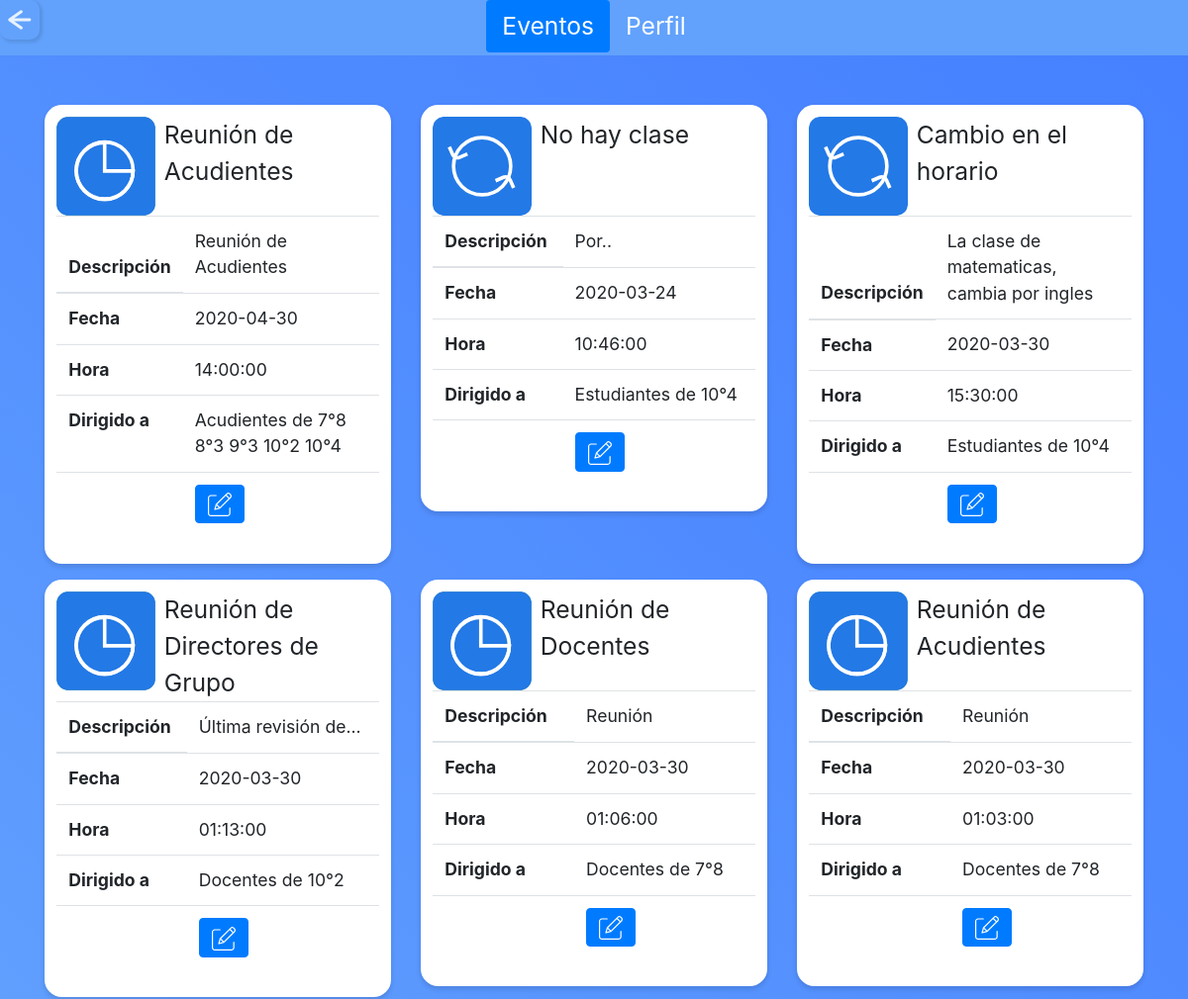
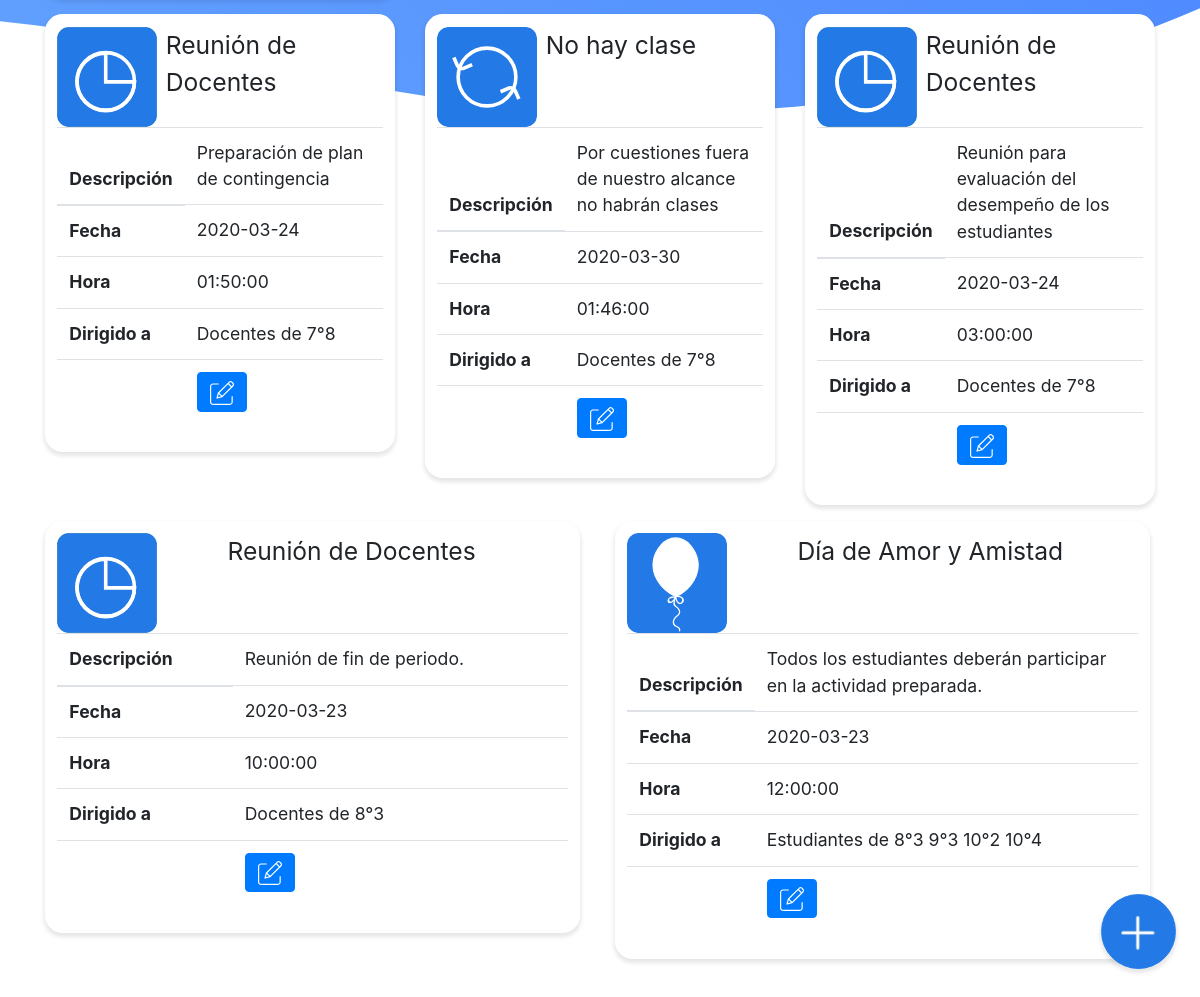
Before: /moderador/eventos_mod.php (signed in) with the older database file (2 pictures, top to bottom).
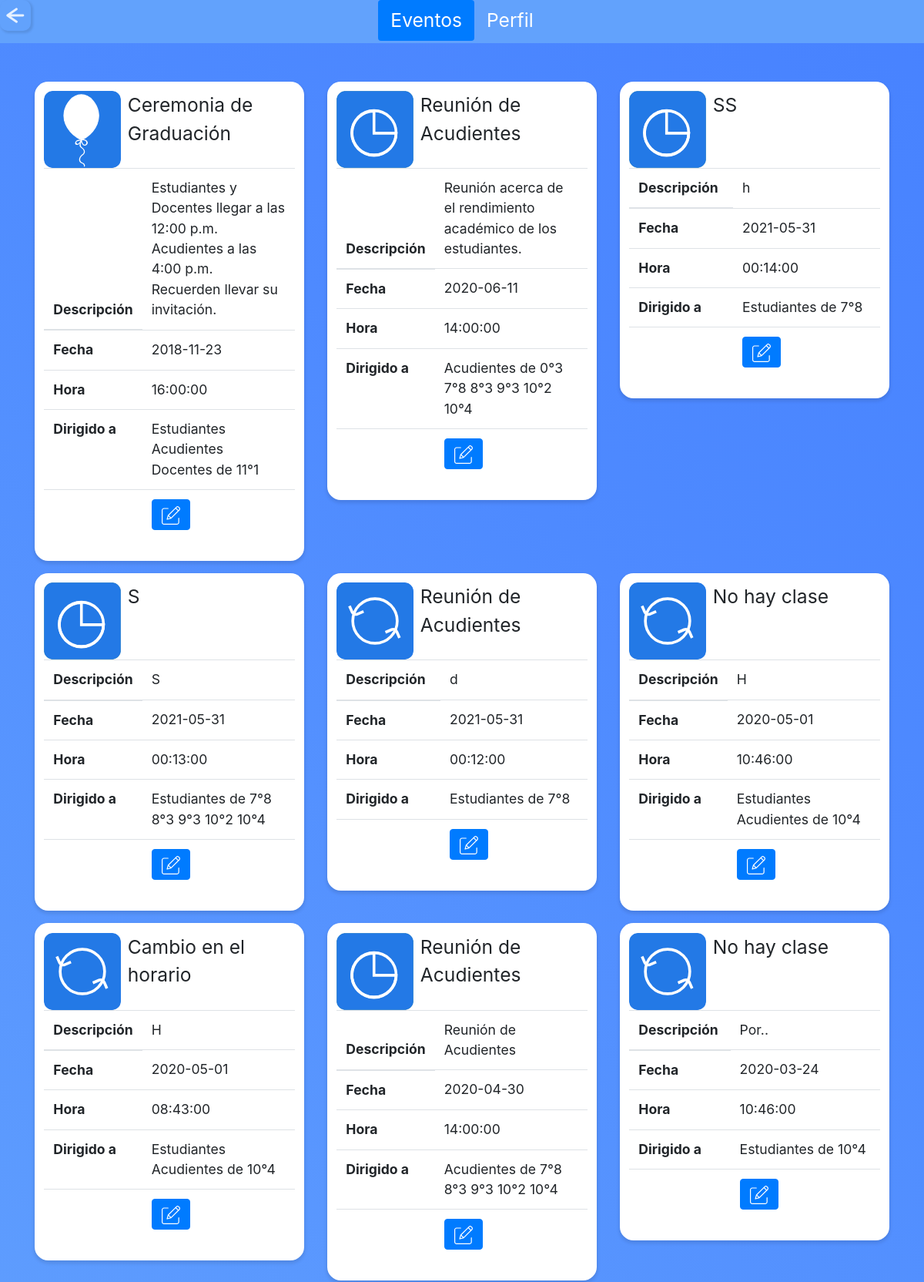
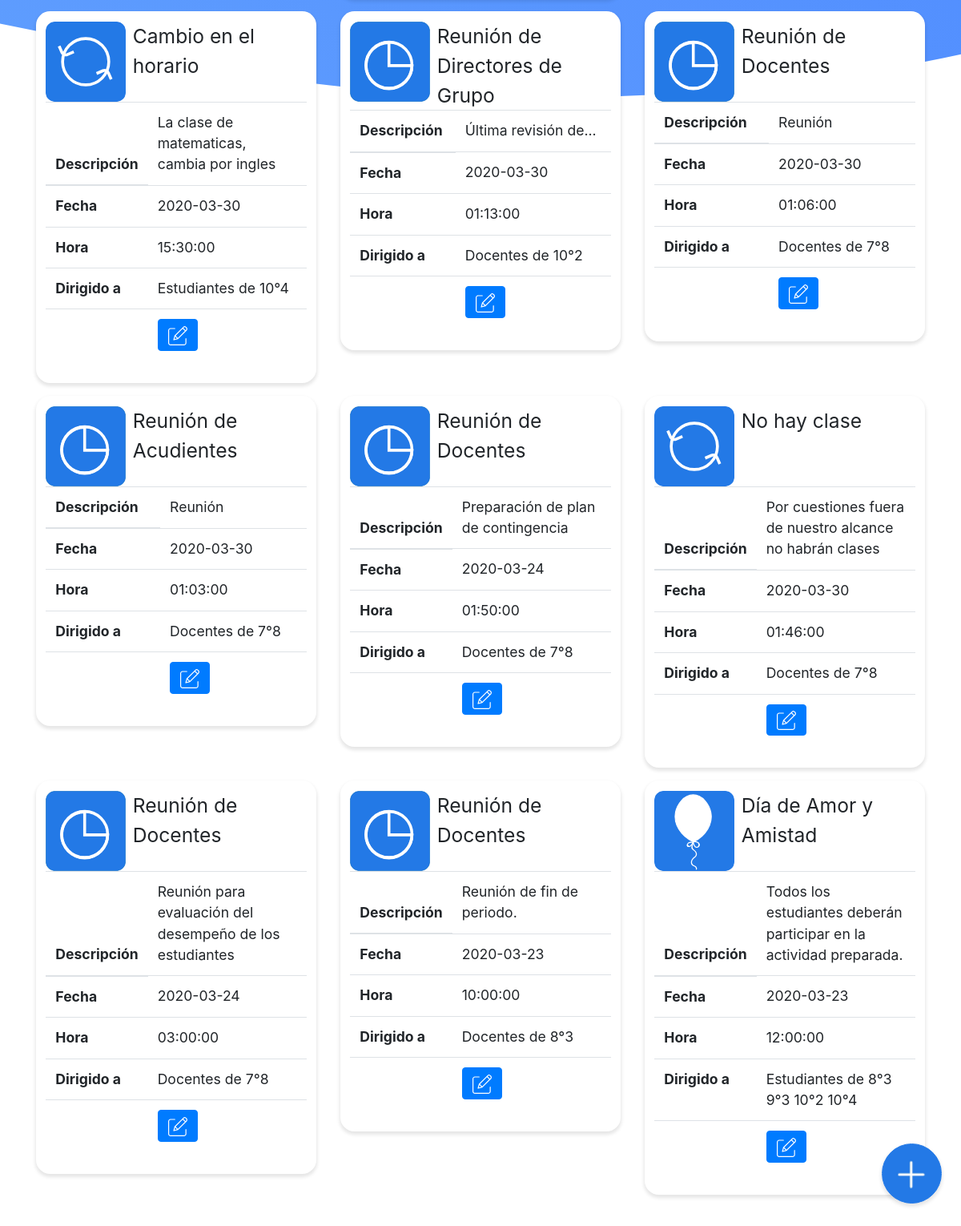
After: the same page with the newer database file (2 pictures, top to bottom).
### tables this page shows
CREATE TABLE `tbl_evento` (
  `id_evento` int(11) NOT NULL,
  `titulo_e` varchar(30) NOT NULL,
  `descripcion_e` text NOT NULL,
  `estado_e` varchar(10) NOT NULL,
  `id_tipo` varchar(40) NOT NULL,
  `id_fecha` varchar(40) NOT NULL,
  `id_horas` varchar(40) NOT NULL,
  `id_administrador` varchar(10) NOT NULL,
  `id_moderador` varchar(10) NOT NULL,
  `fecha_creacion_evento` datetime NOT NULL
);

CREATE TABLE `tbl_fecha_evento` (
  `id_fecha` varchar(40) NOT NULL,
  `fecha_publicacion` date NOT NULL,
  `fecha_evento` date NOT NULL,
  `fecha_eliminacion` date NOT NULL,
  `fecha_creacion` datetime NOT NULL
);

CREATE TABLE `tbl_hora_evento` (
  `id_horas` varchar(40) NOT NULL,
  `hora_publicacion` time NOT NULL,
  `hora_evento` time NOT NULL,
  `hora_eliminacion` time NOT NULL,
  `fecha_creacion_hora` datetime NOT NULL
);

CREATE TABLE `tbl_eventoxgrupo` (
  `id_evento` int(11) NOT NULL,
  `codigo_g` varchar(10) NOT NULL,
  `estudiante` int(11) NOT NULL,
  `acudiente` int(11) NOT NULL,
  `docente` int(11) NOT NULL
);

CREATE TABLE `tbl_grupo` (
  `codigo_g` varchar(10) NOT NULL,
  `grado_g` int(11) NOT NULL,
  `grupo_g` varchar(3) NOT NULL,
  `id_jornada` varchar(3) NOT NULL
);

### moderador/eventos_mod.php (the view, shortened to what this page needs)
<?php
  include "../php/conexion.php";
  include "../php/variables.php";
?>
<!doctype html>
<html>
  <head>
  <?php
    $title="Moderador | SchoolTime";
    echo Links($title);
    ?>
  </head>
  <body >
<?php
    $titulo="eventos";
    echo EventosModerador($titulo);
    ?>
    <br>
    <br>
    <br>
    <br>
    <div class="container">
      <div class="row">
  <?php
	$query="SELECT * FROM tbl_evento order by id_evento desc";
	$resultado=$conexion->query($query);
	while ($row=$resultado->fetch_assoc()){
    $id_evento_actual = $row['id_evento'];
  ?>
  <div class="col-sm">
            <div class="card evento" onclick="lig(4)">
    <div class="row no-gutters">
      <div class="col-md-4">
        <?php if($row['id_tipo']=="00B"){
          ?>
          <img class="tipo-evento" src="../svg/cambio.svg">
          <?php
        }elseif($row['id_tipo']=="00C"){
          ?>
          <img class="tipo-evento" src="../svg/reunion.svg">
          <?php
        }else{
          ?>
          <img class="tipo-evento" src="../svg/fiesta.svg">
<?php
        }?>
      </div>
      <div class="col-md-8">
          <div class=" titulo_perfil large"><?php echo $row['titulo_e']?></div>
    </div>
  </div>
  <table class="table">
  <thead>
    <tr>
      <th  scope="col">Descripción</th>
      <td class="st_ryde"><?php echo $row['descripcion_e']?></td>
    </tr>
  </thead>
  <tbody>
    <tr>
    <th scope="col">Fecha</th>
    <?php
    $consultaFecha="SELECT * FROM tbl_evento as evento INNER JOIN tbl_fecha_evento as fecha ON evento.id_fecha=fecha.id_fecha where evento.id_evento='$id_evento_actual'";
	$result=$conexion->query($consultaFecha);
	while ($rowF=$result->fetch_assoc()){
  ?>
     <td class="st_ryde"><?php echo $rowF['fecha_evento']?></td>
     <?php
     }
     ?>
    </tr>
    <tr>
    <th scope="col">Hora</th>
    <?php
    $consultaFecha="SELECT * FROM tbl_evento as evento INNER JOIN tbl_hora_evento as hora ON evento.id_horas=hora.id_horas  where evento.id_evento='$id_evento_actual'";
	$result=$conexion->query($consultaFecha);
	while ($rowH=$result->fetch_assoc()){
  ?>
    <td class="st_ryde"><?php echo $rowH['hora_evento']?></td>
    <?php
  }
    ?>
</tr>
<tr>
    <th scope="col">Dirigido a</th>
    <td class="st_ryde">
    <?php
    $consultaDirigido="SELECT * FROM tbl_eventoxgrupo as exg INNER JOIN tbl_evento as evento ON exg.id_evento=evento.id_evento INNER JOIN tbl_grupo as grupo ON exg.codigo_g=grupo.codigo_g WHERE exg.id_evento='$id_evento_actual' ORDER BY grupo.grado_g";
  $resulta=$conexion->query($consultaDirigido);
  $count=1;
	while ($rowD=$resulta->fetch_assoc()){
    ?>
    <?php
    if($rowD['grado_g']!=null){
      if($count==1){
        if($rowD['estudiante'] == "1"){
          echo " Estudiantes ";
        }
        if($rowD['acudiente'] == "1"){
          echo " Acudientes ";
        }
        if($rowD['docente'] == "1"){
          echo " Docentes ";
        }
        echo " de ";
      }
      $count++;
      echo $rowD['grado_g']."°".$rowD['grupo_g'];
    }elseif($rowD['codigo_g']=="DOCENTES"){
      echo "Docentes sin dirección.";
    }
    ?>
     <?php
     }
     ?>
  </td>
</tr>
<tr>
<td >
</td>
<td >
<button type="button" class="btn btn-primary btn_icon edit2 ">
  <a href="actualizar_evento_mod.php?id=<?php echo $row['id_evento']?>" style="color: white; text-decoration: none;">
  <img class="icon" src="../svg/edit.svg"></a></button>
  </td >
</tr>
  </tbody>
</table>
</div>
</div>
<?php
  }
?>
</div>
</div>
 <center>
  <div class="form-check form-check-inline">
  <input class="btn_ok large" type="button" onclick="window.location.href = 'nuevo_evento_mod.php';" value="Nuevo Evento">
  </div>
  </center>
  </body>
</html>

### php/variables.php (shortened to what this page needs)
<?php
    $eventos_mod="eventos_mod.php";
    $perfil_mod="perfil_mod.php";
    function EventosModerador($titulo){
        Global $eventos_mod;
        Global $perfil_mod;
        echo "<div class='blue'>";
        echo "<ul class='nav nav-pills mb-3 justify-content-center'>";
        echo "<li class='nav-item'>";
        echo "<input class='atras' type='button' onclick='history.back()' name='volver atrás' value='volver atrás'>";
        echo "</li>";
        echo "<li class='nav-item'>";
        if($titulo=="eventos"){
            echo "<a class='nav-link active large st_ryde' href='".$eventos_mod."'>Eventos</a>";
        }else{
            echo "<a class='nav-link large white st_ryde' href='".$eventos_mod."'>Eventos</a>";
        }
        echo "</li>";
        echo "<li class='nav-item'>";
        if($titulo=="perfil"){
            echo "<a class='nav-link active large white st_ryde' href='".$perfil_mod."'>Perfil</a>";
        }else{
            echo "<a class='nav-link large white st_ryde' href='".$perfil_mod."'>Perfil</a>";
        }
        echo "</li>";
        echo "</ul>";
        echo "</div>";
    };
    function Links($title){
        echo "<link rel='stylesheet' href='../css/bootstrap.min.css'>";
        echo "<link rel='stylesheet' type='text/css' href='../css/style.css'>";
        echo "<link rel='stylesheet' href='../sweetalert/docs/assets/css/app.css'>";
    }
?>

### css/style.css (style rules this page uses)
* { padding: 0; margin: 0; }
body { background: url(../svg/back_one.svg) no-repeat center center fixed; background-size: cover; font-size: 110%; }
.icon { width:100%; }
.btn_icon { max-width:50px; right: 20px; }
.btn_ok { position: fixed; bottom: 0; right: 1.5rem; display: inline-block; font-weight: 400; color: transparent; -webkit-user-select: none; -moz-user-select: none; -ms-user-select: none; user-select: none; width: 75px; height: 75px; box-shadow: 0px 3px 4px 1px rgba(0, 0, 0, 0.1); background-color: c; background: url(../iconos/nuevo_env.png) no-repeat center center; background-size: 100%; border: 1px solid #2379E6; padding: 0.375rem 0.75rem; margin-bottom: 2rem; line-height: 1.5; border-radius: 3rem; margin-left: -1.5rem; transition: width .7s; }
input { background-color: white; width: 80px; height: 80px; border-radius: 10px; border-color: transparent; color: transparent; box-shadow: 2px 2px 3px 1px rgba(0, 0, 0, 0.1); }
.atras { position:absolute; left: 0; width: 40px; height: 40px; background-color: transparent; background-size: 80%; background: url(../svg/atras.svg) no-repeat center center; }
.large { font-size: 140%; }
.white { color:white; }
.blue { background-color: #62A2FC; width: 100%; z-index:1000; position: fixed; height: 3.5rem; }
.evento { max-width: 535px; padding: 0.7em; border: 0px solid #CCC; box-shadow: 0px 3px 4px 1px rgba(0, 0, 0, 0.1); border-radius: 1em; background-color: white; flex: 0 0 66.666667%; margin-bottom: 1rem; }
.tipo-evento { background-color: white; width: 100px; height: 100px; border-radius: 10px; border-color: #F2F2F2; color: transparent; }
.edit2 { right: 80px; }

Changed rows visible on the page:
added tbl_evento: titulo_e "Ceremonia de Graduación", descripcion_e "Estudiantes y Docentes llegar a las 12:00 p.m. Acudientes a las 4:00 p.m. Recuerden llevar su invitación.", id_fecha.fecha_evento "2018-11-23", id_horas.hora_evento "16:00:00"
added tbl_eventoxgrupo: estudiante "Estudiantes", acudiente "Acudientes", docente "Docentes", shows "de", codigo_g.grado_g "11", codigo_g.grupo_g "1", shown under "Ceremonia de Graduación"
added tbl_evento: titulo_e "Reunión de Acudientes", descripcion_e "Reunión acerca de el rendimiento académico de los estudiantes.", id_fecha.fecha_evento "2020-06-11", id_horas.hora_evento "14:00:00"
added tbl_eventoxgrupo: acudiente "Acudientes", shows "de", codigo_g.grado_g "0", codigo_g.grupo_g "3", shown under "Reunión de Acudientes"
added tbl_eventoxgrupo: codigo_g.grado_g "7", codigo_g.grupo_g "8", shown under "Reunión de Acudientes"
added tbl_eventoxgrupo: codigo_g.grado_g "8", codigo_g.grupo_g "3", shown under "Reunión de Acudientes"
added tbl_eventoxgrupo: codigo_g.grado_g "9", codigo_g.grupo_g "3", shown under "Reunión de Acudientes"
added tbl_eventoxgrupo: codigo_g.grado_g "10", codigo_g.grupo_g "2", shown under "Reunión de Acudientes"
added tbl_eventoxgrupo: codigo_g.grado_g "10", codigo_g.grupo_g "4", shown under "Reunión de Acudientes"
added tbl_evento: titulo_e "SS", descripcion_e "h", id_fecha.fecha_evento "2021-05-31", id_horas.hora_evento "00:14:00"
added tbl_eventoxgrupo: estudiante "Estudiantes", shows "de", codigo_g.grado_g "7", codigo_g.grupo_g "8", shown under "SS"
added tbl_evento: titulo_e "S", descripcion_e "S", id_fecha.fecha_evento "2021-05-31", id_horas.hora_evento "00:13:00"
added tbl_eventoxgrupo: estudiante "Estudiantes", shows "de", codigo_g.grado_g "7", codigo_g.grupo_g "8", shown under "S"
added tbl_eventoxgrupo: codigo_g.grado_g "8", codigo_g.grupo_g "3", shown under "S"
added tbl_eventoxgrupo: codigo_g.grado_g "9", codigo_g.grupo_g "3", shown under "S"
added tbl_eventoxgrupo: codigo_g.grado_g "10", codigo_g.grupo_g "2", shown under "S"
added tbl_eventoxgrupo: codigo_g.grado_g "10", codigo_g.grupo_g "4", shown under "S"
added tbl_evento: titulo_e "Reunión de Acudientes", descripcion_e "d", id_fecha.fecha_evento "2021-05-31", id_horas.hora_evento "00:12:00"
added tbl_eventoxgrupo: estudiante "Estudiantes", shows "de", codigo_g.grado_g "7", codigo_g.grupo_g "8", shown under "Reunión de Acudientes"
added tbl_evento: titulo_e "No hay clase", descripcion_e "H", id_fecha.fecha_evento "2020-05-01", id_horas.hora_evento "10:46:00"
added tbl_eventoxgrupo: estudiante "Estudiantes", acudiente "Acudientes", shows "de", codigo_g.grado_g "10", codigo_g.grupo_g "4", shown under "No hay clase"
added tbl_evento: titulo_e "Cambio en el horario", descripcion_e "H", id_fecha.fecha_evento "2020-05-01", id_horas.hora_evento "08:43:00"
added tbl_eventoxgrupo: estudiante "Estudiantes", acudiente "Acudientes", shows "de", codigo_g.grado_g "10", codigo_g.grupo_g "4", shown under "Cambio en el horario"
